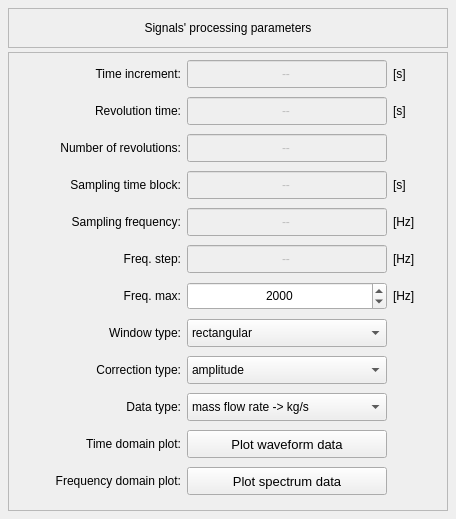
            <widget class="QWidget" name="scrollAreaWidgetContents_2">
             <property name="geometry">
              <rect>
               <x>0</x>
               <y>0</y>
               <width>456</width>
               <height>519</height>
              </rect>
             </property>
             <layout class="QGridLayout" name="gridLayout_17">
              <property name="leftMargin">
               <number>4</number>
              </property>
              <property name="topMargin">
               <number>4</number>
              </property>
              <property name="rightMargin">
               <number>4</number>
              </property>
              <property name="bottomMargin">
               <number>4</number>
              </property>
              <item row="0" column="0">
               <widget class="QFrame" name="frame_6">
                <property name="minimumSize">
                 <size>
                  <width>0</width>
                  <height>260</height>
                 </size>
                </property>
                <property name="frameShape">
                 <enum>QFrame::NoFrame</enum>
                </property>
                <property name="frameShadow">
                 <enum>QFrame::Raised</enum>
                </property>
                <layout class="QGridLayout" name="gridLayout_15">
                 <property name="leftMargin">
                  <number>4</number>
                 </property>
                 <property name="topMargin">
                  <number>4</number>
                 </property>
                 <property name="rightMargin">
                  <number>4</number>
                 </property>
                 <property name="bottomMargin">
                  <number>4</number>
                 </property>
                 <property name="spacing">
                  <number>4</number>
                 </property>
                 <item row="0" column="0">
                  <widget class="QLabel" name="label_18">
                   <property name="minimumSize">
                    <size>
                     <width>0</width>
                     <height>40</height>
                    </size>
                   </property>
                   <property name="maximumSize">
                    <size>
                     <width>16777215</width>
                     <height>40</height>
                    </size>
                   </property>
                   <property name="frameShape">
                    <enum>QFrame::StyledPanel</enum>
                   </property>
                   <property name="text">
                    <string>Signals' processing parameters</string>
                   </property>
                   <property name="alignment">
                    <set>Qt::AlignCenter</set>
                   </property>
                  </widget>
                 </item>
                 <item row="1" column="0">
                  <widget class="QFrame" name="frame_8">
                   <property name="frameShape">
                    <enum>QFrame::StyledPanel</enum>
                   </property>
                   <property name="frameShadow">
                    <enum>QFrame::Raised</enum>
                   </property>
                   <layout class="QGridLayout" name="gridLayout_16">
                    <property name="leftMargin">
                     <number>4</number>
                    </property>
                    <property name="topMargin">
                     <number>4</number>
                    </property>
                    <property name="rightMargin">
                     <number>4</number>
                    </property>
                    <property name="bottomMargin">
                     <number>4</number>
                    </property>
                    <item row="6" column="2">
                     <widget class="QLineEdit" name="lineEdit_sampling_frequency">
                      <property name="enabled">
                       <bool>false</bool>
                      </property>
                      <property name="minimumSize">
                       <size>
                        <width>200</width>
                        <height>28</height>
                       </size>
                      </property>
                      <property name="maximumSize">
                       <size>
                        <width>16777215</width>
                        <height>28</height>
                       </size>
                      </property>
                      <property name="text">
                       <string>--</string>
                      </property>
                      <property name="alignment">
                       <set>Qt::AlignCenter</set>
                      </property>
                     </widget>
                    </item>
                    <item row="0" column="3">
                     <widget class="QLabel" name="label_26">
                      <property name="text">
                       <string>[s]</string>
                      </property>
                     </widget>
                    </item>
                    <item row="0" column="2">
                     <widget class="QLineEdit" name="lineEdit_time_increment">
                      <property name="enabled">
                       <bool>false</bool>
                      </property>
                      <property name="minimumSize">
                       <size>
                        <width>200</width>
                        <height>28</height>
                       </size>
                      </property>
                      <property name="maximumSize">
                       <size>
                        <width>16777215</width>
                        <height>28</height>
                       </size>
                      </property>
                      <property name="text">
                       <string>--</string>
                      </property>
                      <property name="alignment">
                       <set>Qt::AlignCenter</set>
                      </property>
                     </widget>
                    </item>
                    <item row="6" column="1">
                     <widget class="QLabel" name="label_27">
                      <property name="minimumSize">
                       <size>
                        <width>140</width>
                        <height>28</height>
                       </size>
                      </property>
                      <property name="maximumSize">
                       <size>
                        <width>16777215</width>
                        <height>28</height>
                       </size>
                      </property>
                      <property name="text">
                       <string>Sampling frequency:</string>
                      </property>
                      <property name="alignment">
                       <set>Qt::AlignRight|Qt::AlignTrailing|Qt::AlignVCenter</set>
                      </property>
                     </widget>
                    </item>
                    <item row="13" column="2">
                     <widget class="QPushButton" name="pushButton_waveform_data">
                      <property name="minimumSize">
                       <size>
                        <width>200</width>
                        <height>28</height>
                       </size>
                      </property>
                      <property name="maximumSize">
                       <size>
                        <width>16777215</width>
                        <height>28</height>
                       </size>
                      </property>
                      <property name="font">
                       <font>
                        <pointsize>10</pointsize>
                       </font>
                      </property>
                      <property name="text">
                       <string>Plot waveform data</string>
                      </property>
                      <property name="autoDefault">
                       <bool>false</bool>
                      </property>
                     </widget>
                    </item>
                    <item row="14" column="1">
                     <widget class="QLabel" name="label_34">
                      <property name="minimumSize">
                       <size>
                        <width>140</width>
                        <height>28</height>
                       </size>
                      </property>
                      <property name="maximumSize">
                       <size>
                        <width>16777215</width>
                        <height>28</height>
                       </size>
                      </property>
                      <property name="text">
                       <string>Frequency domain plot:</string>
                      </property>
                      <property name="alignment">
                       <set>Qt::AlignRight|Qt::AlignTrailing|Qt::AlignVCenter</set>
                      </property>
                     </widget>
                    </item>
                    <item row="6" column="3">
                     <widget class="QLabel" name="label_28">
                      <property name="text">
                       <string>[Hz]</string>
                      </property>
                     </widget>
                    </item>
                    <item row="12" column="1">
                     <widget class="QLabel" name="label_data_to_be_plotted">
                      <property name="minimumSize">
                       <size>
                        <width>140</width>
                        <height>28</height>
                       </size>
                      </property>
                      <property name="maximumSize">
                       <size>
                        <width>16777215</width>
                        <height>28</height>
                       </size>
                      </property>
                      <property name="text">
                       <string>Data type:</string>
                      </property>
                      <property name="alignment">
                       <set>Qt::AlignRight|Qt::AlignTrailing|Qt::AlignVCenter</set>
                      </property>
                     </widget>
                    </item>
                    <item row="13" column="1">
                     <widget class="QLabel" name="label_35">
                      <property name="minimumSize">
                       <size>
                        <width>140</width>
                        <height>28</height>
                       </size>
                      </property>
                      <property name="maximumSize">
                       <size>
                        <width>16777215</width>
                        <height>28</height>
                       </size>
                      </property>
                      <property name="text">
                       <string>Time domain plot:</string>
                      </property>
                      <property name="alignment">
                       <set>Qt::AlignRight|Qt::AlignTrailing|Qt::AlignVCenter</set>
                      </property>
                     </widget>
                    </item>
                    <item row="4" column="1">
                     <widget class="QLabel" name="label_31">
                      <property name="minimumSize">
                       <size>
                        <width>140</width>
                        <height>28</height>
                       </size>
                      </property>
                      <property name="maximumSize">
                       <size>
                        <width>16777215</width>
                        <height>28</height>
                       </size>
                      </property>
                      <property name="text">
                       <string>Number of revolutions:</string>
                      </property>
                      <property name="alignment">
                       <set>Qt::AlignRight|Qt::AlignTrailing|Qt::AlignVCenter</set>
                      </property>
                     </widget>
                    </item>
                    <item row="3" column="3">
                     <widget class="QLabel" name="label_33">
                      <property name="text">
                       <string>[s]</string>
                      </property>
                     </widget>
                    </item>
                    <item row="4" column="2">
                     <widget class="QLineEdit" name="lineEdit_number_of_revolutions">
                      <property name="enabled">
                       <bool>false</bool>
                      </property>
                      <property name="minimumSize">
                       <size>
                        <width>200</width>
                        <height>28</height>
                       </size>
                      </property>
                      <property name="maximumSize">
                       <size>
                        <width>16777215</width>
                        <height>28</height>
                       </size>
                      </property>
                      <property name="text">
                       <string>--</string>
                      </property>
                      <property name="alignment">
                       <set>Qt::AlignCenter</set>
                      </property>
                     </widget>
                    </item>
                    <item row="5" column="3">
                     <widget class="QLabel" name="label_30">
                      <property name="text">
                       <string>[s]</string>
                      </property>
                     </widget>
                    </item>
                    <item row="0" column="1">
                     <widget class="QLabel" name="label_25">
                      <property name="minimumSize">
                       <size>
                        <width>140</width>
                        <height>28</height>
                       </size>
                      </property>
                      <property name="maximumSize">
                       <size>
                        <width>16777215</width>
                        <height>28</height>
                       </size>
                      </property>
                      <property name="text">
                       <string>Time increment:</string>
                      </property>
                      <property name="alignment">
                       <set>Qt::AlignRight|Qt::AlignTrailing|Qt::AlignVCenter</set>
                      </property>
                     </widget>
                    </item>
                    <item row="14" column="2">
                     <widget class="QPushButton" name="pushButton_spectrum_data">
                      <property name="minimumSize">
                       <size>
                        <width>200</width>
                        <height>28</height>
                       </size>
                      </property>
                      <property name="maximumSize">
                       <size>
                        <width>16777215</width>
                        <height>28</height>
                       </size>
                      </property>
                      <property name="font">
                       <font>
                        <pointsize>10</pointsize>
                       </font>
                      </property>
                      <property name="text">
                       <string>Plot spectrum data</string>
                      </property>
                      <property name="autoDefault">
                       <bool>false</bool>
                      </property>
                     </widget>
                    </item>
                    <item row="12" column="2">
                     <widget class="QComboBox" name="comboBox_data_to_plot">
                      <property name="minimumSize">
                       <size>
                        <width>0</width>
                        <height>28</height>
                       </size>
                      </property>
                      <property name="maximumSize">
                       <size>
                        <width>16777215</width>
                        <height>28</height>
                       </size>
                      </property>
                      <item>
                       <property name="text">
                        <string>mass flow rate -&gt; kg/s</string>
                       </property>
                      </item>
                      <item>
                       <property name="text">
                        <string>surface velocity -&gt; m/s</string>
                       </property>
                      </item>
                      <item>
                       <property name="text">
                        <string>volumetric flow rate -&gt; m³/s</string>
                       </property>
                      </item>
                     </widget>
                    </item>
                    <item row="9" column="3">
                     <widget class="QLabel" name="label_21">
                      <property name="text">
                       <string>[Hz]</string>
                      </property>
                     </widget>
                    </item>
                    <item row="9" column="1">
                     <widget class="QLabel" name="label_23">
                      <property name="minimumSize">
                       <size>
                        <width>140</width>
                        <height>28</height>
                       </size>
                      </property>
                      <property name="maximumSize">
                       <size>
                        <width>16777215</width>
                        <height>28</height>
                       </size>
                      </property>
                      <property name="text">
                       <string>Freq. max:</string>
                      </property>
                      <property name="alignment">
                       <set>Qt::AlignRight|Qt::AlignTrailing|Qt::AlignVCenter</set>
                      </property>
                     </widget>
                    </item>
                    <item row="0" column="0">
                     <spacer name="horizontalSpacer_3">
                      <property name="orientation">
                       <enum>Qt::Horizontal</enum>
                      </property>
                      <property name="sizeHint" stdset="0">
                       <size>
                        <width>40</width>
                        <height>20</height>
                       </size>
                      </property>
                     </spacer>
                    </item>
                    <item row="9" column="2">
                     <widget class="QSpinBox" name="spinBox_maximum_frequency">
                      <property name="minimumSize">
                       <size>
                        <width>0</width>
                        <height>28</height>
                       </size>
                      </property>
                      <property name="maximumSize">
                       <size>
                        <width>16777215</width>
                        <height>28</height>
                       </size>
                      </property>
                      <property name="alignment">
                       <set>Qt::AlignCenter</set>
                      </property>
                      <property name="minimum">
                       <number>1000</number>
                      </property>
                      <property name="maximum">
                       <number>20000</number>
                      </property>
                      <property name="singleStep">
                       <number>100</number>
                      </property>
                      <property name="value">
                       <number>2000</number>
                      </property>
                     </widget>
                    </item>
                    <item row="8" column="2">
                     <widget class="QLineEdit" name="lineEdit_frequency_resolution_plot">
                      <property name="enabled">
                       <bool>false</bool>
                      </property>
                      <property name="minimumSize">
                       <size>
                        <width>200</width>
                        <height>28</height>
                       </size>
                      </property>
                      <property name="maximumSize">
                       <size>
                        <width>16777215</width>
                        <height>28</height>
                       </size>
                      </property>
                      <property name="text">
                       <string>--</string>
                      </property>
                      <property name="alignment">
                       <set>Qt::AlignCenter</set>
                      </property>
                     </widget>
                    </item>
                    <item row="0" column="4">
                     <spacer name="horizontalSpacer_4">
                      <property name="orientation">
                       <enum>Qt::Horizontal</enum>
                      </property>
                      <property name="sizeHint" stdset="0">
                       <size>
                        <width>40</width>
                        <height>20</height>
                       </size>
                      </property>
                     </spacer>
                    </item>
                    <item row="8" column="1">
                     <widget class="QLabel" name="label_24">
                      <property name="minimumSize">
                       <size>
                        <width>140</width>
                        <height>28</height>
                       </size>
                      </property>
                      <property name="maximumSize">
                       <size>
                        <width>16777215</width>
                        <height>28</height>
                       </size>
                      </property>
                      <property name="text">
                       <string>Freq. step:</string>
                      </property>
                      <property name="alignment">
                       <set>Qt::AlignRight|Qt::AlignTrailing|Qt::AlignVCenter</set>
                      </property>
                     </widget>
                    </item>
                    <item row="8" column="3">
                     <widget class="QLabel" name="label_19">
                      <property name="text">
                       <string>[Hz]</string>
                      </property>
                     </widget>
                    </item>
                    <item row="10" column="2">
                     <widget class="QComboBox" name="comboBox_window_type">
                      <property name="minimumSize">
                       <size>
                        <width>0</width>
                        <height>28</height>
                       </size>
                      </property>
                      <property name="maximumSize">
                       <size>
                        <width>16777215</width>
                        <height>28</height>
                       </size>
                      </property>
                      <item>
                       <property name="text">
                        <string>rectangular</string>
                       </property>
                      </item>
                      <item>
                       <property name="text">
                        <string>hann</string>
                       </property>
                      </item>
                      <item>
                       <property name="text">
                        <string>flattop</string>
                       </property>
                      </item>
                      <item>
                       <property name="text">
                        <string>hamming</string>
                       </property>
                      </item>
                     </widget>
                    </item>
                    <item row="10" column="1">
                     <widget class="QLabel" name="label_data_to_be_plotted_2">
                      <property name="minimumSize">
                       <size>
                        <width>140</width>
                        <height>28</height>
                       </size>
                      </property>
                      <property name="maximumSize">
                       <size>
                        <width>16777215</width>
                        <height>28</height>
                       </size>
                      </property>
                      <property name="text">
                       <string>Window type:</string>
                      </property>
                      <property name="alignment">
                       <set>Qt::AlignRight|Qt::AlignTrailing|Qt::AlignVCenter</set>
                      </property>
                     </widget>
                    </item>
                    <item row="3" column="2">
                     <widget class="QLineEdit" name="lineEdit_revolution_time">
                      <property name="enabled">
                       <bool>false</bool>
                      </property>
                      <property name="minimumSize">
                       <size>
                        <width>200</width>
                        <height>28</height>
                       </size>
                      </property>
                      <property name="maximumSize">
                       <size>
                        <width>16777215</width>
                        <height>28</height>
                       </size>
                      </property>
                      <property name="text">
                       <string>--</string>
                      </property>
                      <property name="alignment">
                       <set>Qt::AlignCenter</set>
                      </property>
                     </widget>
                    </item>
                    <item row="5" column="2">
                     <widget class="QLineEdit" name="lineEdit_sampling_time_block">
                      <property name="enabled">
                       <bool>false</bool>
                      </property>
                      <property name="minimumSize">
                       <size>
                        <width>200</width>
                        <height>28</height>
                       </size>
                      </property>
                      <property name="maximumSize">
                       <size>
                        <width>16777215</width>
                        <height>28</height>
                       </size>
                      </property>
                      <property name="text">
                       <string>--</string>
                      </property>
                      <property name="alignment">
                       <set>Qt::AlignCenter</set>
                      </property>
                     </widget>
                    </item>
                    <item row="3" column="1">
                     <widget class="QLabel" name="label_29">
                      <property name="minimumSize">
                       <size>
                        <width>140</width>
                        <height>28</height>
                       </size>
                      </property>
                      <property name="maximumSize">
                       <size>
                        <width>16777215</width>
                        <height>28</height>
                       </size>
                      </property>
                      <property name="text">
                       <string>Revolution time:</string>
                      </property>
                      <property name="alignment">
                       <set>Qt::AlignRight|Qt::AlignTrailing|Qt::AlignVCenter</set>
                      </property>
                     </widget>
                    </item>
                    <item row="5" column="1">
                     <widget class="QLabel" name="label_32">
                      <property name="minimumSize">
                       <size>
                        <width>140</width>
                        <height>28</height>
                       </size>
                      </property>
                      <property name="maximumSize">
                       <size>
                        <width>16777215</width>
                        <height>28</height>
                       </size>
                      </property>
                      <property name="text">
                       <string>Sampling time block:</string>
                      </property>
                      <property name="alignment">
                       <set>Qt::AlignRight|Qt::AlignTrailing|Qt::AlignVCenter</set>
                      </property>
                     </widget>
                    </item>
                    <item row="11" column="1">
                     <widget class="QLabel" name="label_data_to_be_plotted_3">
                      <property name="minimumSize">
                       <size>
                        <width>140</width>
                        <height>28</height>
                       </size>
                      </property>
                      <property name="maximumSize">
                       <size>
                        <width>16777215</width>
                        <height>28</height>
                       </size>
                      </property>
                      <property name="text">
                       <string>Correction type:</string>
                      </property>
                      <property name="alignment">
                       <set>Qt::AlignRight|Qt::AlignTrailing|Qt::AlignVCenter</set>
                      </property>
                     </widget>
                    </item>
                    <item row="11" column="2">
                     <widget class="QComboBox" name="comboBox_correction_type">
                      <property name="minimumSize">
                       <size>
                        <width>0</width>
                        <height>28</height>
                       </size>
                      </property>
                      <property name="maximumSize">
                       <size>
                        <width>16777215</width>
                        <height>28</height>
                       </size>
                      </property>
                      <item>
                       <property name="text">
                        <string>amplitude</string>
                       </property>
                      </item>
                      <item>
                       <property name="text">
                        <string>energy</string>
                       </property>
                      </item>
                     </widget>
                    </item>
                   </layout>
                  </widget>
                 </item>
                </layout>
               </widget>
              </item>
             </layout>
            </widget>
